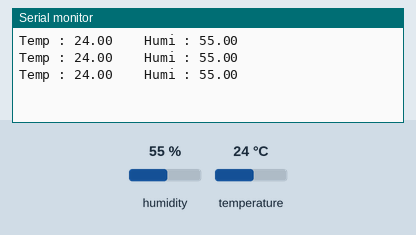
Bench run of a sketch on a simulated ESP8266 (NodeMCU). On the bench: the last lines printed to the serial monitor. The test bench sets the inputs (shaded band); at power-on: humidity 55 %, temperature 24 °C.

Above: at 2.8 s.
2.9 s: humidity set to 22 %
At 5.5 s:
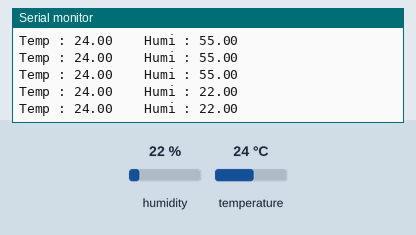
5.6 s: temperature set to 12 °C
At 6.9 s:
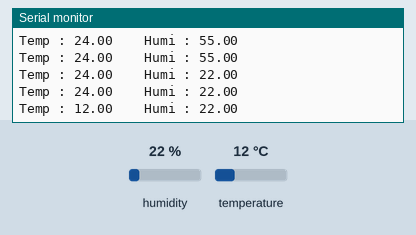
8.3 s: humidity set to 40 %
At 9.9 s:
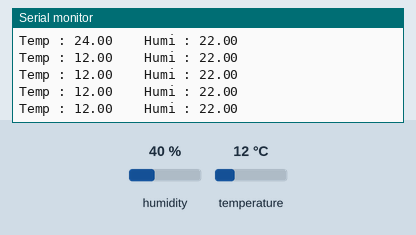
Timing chart, 0 to 11.4 s (numbered marks = the images above; inputs shaded):
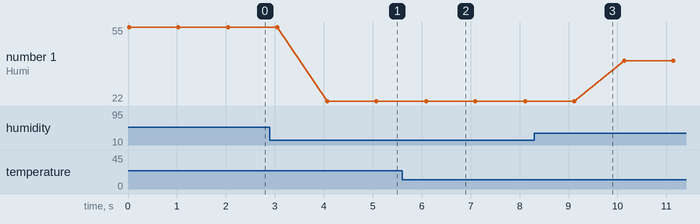

Measured:
- after the input at 2.9 s, the serial monitor: prints a new line after 1.2 s (image 1)
- after the input at 5.6 s, the serial monitor: prints a new line after 0.49 s (image 2)
- plotted number 1: 55 → 22 after the input at 2.9 s, 22 → 40 after the input at 8.3 s

The sketch:

DHT_sensor.ino
```cpp
#include <DHT.h>
#define DHTPIN D4
#define DHTTYPE DHT11


//DHT 객체 생성
DHT dht (DHTPIN, DHTTYPE);

void setup() {
  // put your setup code here, to run once:
  Serial.begin(9600);

  dht.begin();
}

void loop() {
  // put your main code here, to run repeatedly:
  float temp = dht.readTemperature();
  float humi = dht.readHumidity();
  Serial.print("Temp : ");
  Serial.print(temp);
  Serial.print("    Humi : ");
  Serial.println(humi);
  delay(1000);

}
```
